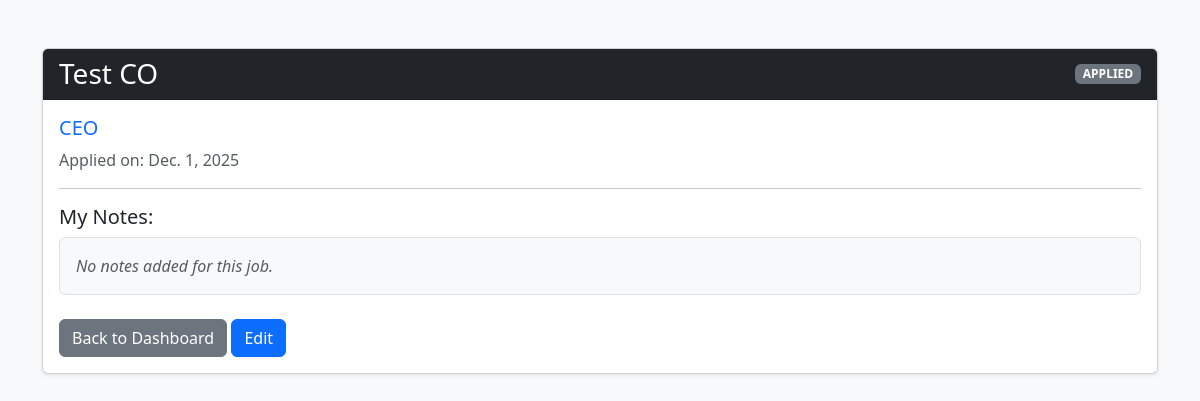
Page /job/1/ on the earlier database version.
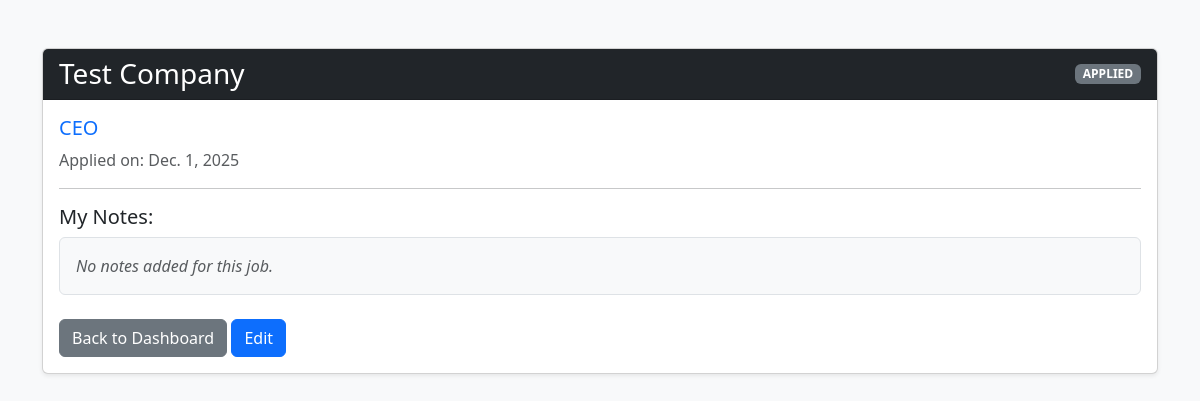
Same page on the later database version.
### jobs/models.py (models this page shows, shortened)
class JobApplication(models.Model):
    STATUS_CHOICES = [
        ('APPLIED', 'Applied'),
        ('INTERVIEW', 'Interviewing'),
        ('OFFER', 'Offer Received'),
        ('REJECTED', 'Rejected'),
    ]
    company = models.CharField(max_length=100)
    position = models.CharField(max_length=100)
    url = models.URLField(blank=True)
    date_applied = models.DateField(auto_now_add=True)
    status = models.CharField(max_length=100,choices=STATUS_CHOICES,default='APPLIED')
    notes = models.TextField(blank=True)

### jobs/views.py (the view)
# urls.py: path('job/<int:pk>/', JobDetailView.as_view(), name='job-detail'),
class JobDetailView(DetailView):
    model = JobApplication
    template_name = 'job_detail.html'
    context_object_name = 'job'

### jobs/templates/job_detail.html (shortened to what this page needs)
<!DOCTYPE html>
<html lang="en">
<head>
    <link href="https://cdn.jsdelivr.net/npm/bootstrap@5.3.0/dist/css/bootstrap.min.css" rel="stylesheet">
</head>
<body class="bg-light">
    <div class="container mt-5">
        <div class="card shadow-sm">
            <div class="card-header bg-dark text-white d-flex justify-content-between align-items-center">
                <h3 class="mb-0">{{ job.company }}</h3>
                <span class="badge bg-secondary">{{ job.status }}</span>
            </div>
            <div class="card-body">
                <h5 class="card-title text-primary">{{ job.position }}</h5>
                <p class="text-muted">Applied on: {{ job.date_applied }}</p>
                <hr>
                <h5>My Notes:</h5>
                <div class="card-text p-3 bg-light border rounded">
                    {% if job.notes %}
                        {{ job.notes|linebreaks }}
                    {% else %}
                        <em class="text-muted">No notes added for this job.</em>
                    {% endif %}
                </div>
                <div class="mt-4">
                    <a href="{% url 'dashboard' %}" class="btn btn-secondary">Back to Dashboard</a>
                    <a href="{% url 'update-job' job.pk %}" class="btn btn-primary">Edit</a>
                </div>
            </div>
        </div>
    </div>
</body>
</html>

Differences in the rows shown:
changed JobApplication "CEO": company "Test CO" → "Test Company"
